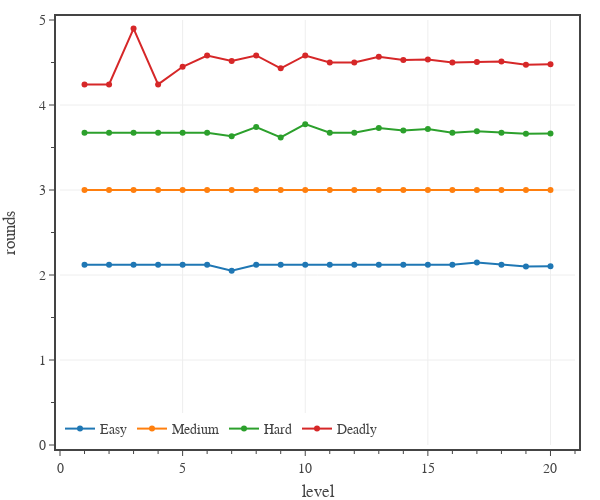

Here is the notebook cell this chart was saved with:
### Code cell
# plots the number of rounds combat is expected to take for encounters at each difficulty threshold as a function of PC level
dfP0 = pd.read_csv('../../assets/data/pc-thresholds.csv') # 'Level','Easy XP','Medium XP','Hard XP','Deadly XP','Daily XP'
dfP0['Easy Rounds'] = dfP0.apply(lambda row: rounds_to_win(row, 'Easy'), axis=1)
dfP0['Medium Rounds'] = dfP0.apply(lambda row: rounds_to_win(row, 'Medium'), axis=1)
dfP0['Hard Rounds'] = dfP0.apply(lambda row: rounds_to_win(row, 'Hard'), axis=1)
dfP0['Deadly Rounds'] = dfP0.apply(lambda row: rounds_to_win(row, 'Deadly'), axis=1)


# create figure
fig = go.Figure(
    layout=go.Layout(
        template=TFB_TEMPLATE,
        xaxis=dict(
            title_text='level',
            range=[0,21],
            tick0=0, dtick=5,
            minor=dict(tick0=0, dtick=1),
        ),
        yaxis=dict(
            title_text='rounds',
            range=[0,5],
            tick0=0, dtick=1,
            minor=dict(tick0=0, dtick=0.5),
        ),
        legend=dict(
            xanchor='left', yanchor='bottom',
            x=0.00, y=0.00,
            orientation='h',
            tracegroupgap=0,
        )
    )
)

# plot data
for d in ['Easy', 'Medium', 'Hard', 'Deadly']:
    #ax.plot(dfP0['Level'], dfP0['{} Rounds'.format(d)], label=d)
    fig.add_trace(go.Scatter(
        x=dfP0['Level'], 
        y=dfP0[f'{d} Rounds'],
        mode='markers+lines', 
        #line=dict(color=color),
        name=d,
        hovertemplate= 
            f'<b>{d}</b><br>'
            'Level %{x}<br>'+
            'Rounds %{y:,.1f}' + 
            '<extra></extra>'
    ))

# show figure
fig.update_layout(width=600, height=500)
fig.show(config=TFB_CONFIG)

# save figures
if SAVEFIGS:
    fig.update_layout(autosize=True, width=None, height=None)
    save_fig_html(fig, format='large', name='fig-rounds-per-encounter-by-level-large')
    save_fig_html(fig, format='small', name='fig-rounds-per-encounter-by-level-small')

### Figure 1 — Plotly figure (JSON) as saved in the notebook; plotly's stock layout.template omitted (floating-point values rounded to 4 significant figures)
{"data": [{"hovertemplate": "<b>Easy</b><br>Level %{x}<br>Rounds %{y:,.1f}<extra></extra>", "mode": "markers+lines", "name": "Easy", "type": "scatter", "x": [1, 2, 3, 4, 5, 6, 7, 8, 9, 10, 11, 12, 13, 14, 15, 16, 17, 18, 19, 20], "y": [2.121, 2.121, 2.121, 2.121, 2.121, 2.121, 2.049, 2.121, 2.121, 2.121, 2.121, 2.121, 2.121, 2.121, 2.121, 2.121, 2.148, 2.121, 2.1, 2.103]}, {"hovertemplate": "<b>Medium</b><br>Level %{x}<br>Rounds %{y:,.1f}<extra></extra>", "mode": "markers+lines", "name": "Medium", "type": "scatter", "x": [1, 2, 3, 4, 5, 6, 7, 8, 9, 10, 11, 12, 13, 14, 15, 16, 17, 18, 19, 20], "y": [3, 3, 3, 3, 3, 3, 3, 3, 3, 3, 3, 3, 3, 3, 3, 3, 3, 3, 3, 3]}, {"hovertemplate": "<b>Hard</b><br>Level %{x}<br>Rounds %{y:,.1f}<extra></extra>", "mode": "markers+lines", "name": "Hard", "type": "scatter", "x": [1, 2, 3, 4, 5, 6, 7, 8, 9, 10, 11, 12, 13, 14, 15, 16, 17, 18, 19, 20], "y": [3.674, 3.674, 3.674, 3.674, 3.674, 3.674, 3.633, 3.742, 3.618, 3.775, 3.674, 3.674, 3.729, 3.699, 3.718, 3.674, 3.69, 3.674, 3.662, 3.663]}, {"hovertemplate": "<b>Deadly</b><br>Level %{x}<br>Rounds %{y:,.1f}<extra></extra>", "mode": "markers+lines", "name": "Deadly", "type": "scatter", "x": [1, 2, 3, 4, 5, 6, 7, 8, 9, 10, 11, 12, 13, 14, 15, 16, 17, 18, 19, 20], "y": [4.243, 4.243, 4.899, 4.243, 4.45, 4.583, 4.517, 4.583, 4.431, 4.583, 4.5, 4.5, 4.568, 4.53, 4.536, 4.5, 4.506, 4.512, 4.474, 4.478]}], "layout": {"height": 500, "legend": {"orientation": "h", "tracegroupgap": 0, "x": 0, "xanchor": "left", "y": 0, "yanchor": "bottom"}, "width": 600, "xaxis": {"dtick": 5, "minor": {"dtick": 1, "tick0": 0}, "range": [0, 21], "tick0": 0, "title": {"text": "level"}}, "yaxis": {"dtick": 1, "minor": {"dtick": 0.5, "tick0": 0}, "range": [0, 5], "tick0": 0, "title": {"text": "rounds"}}}}
